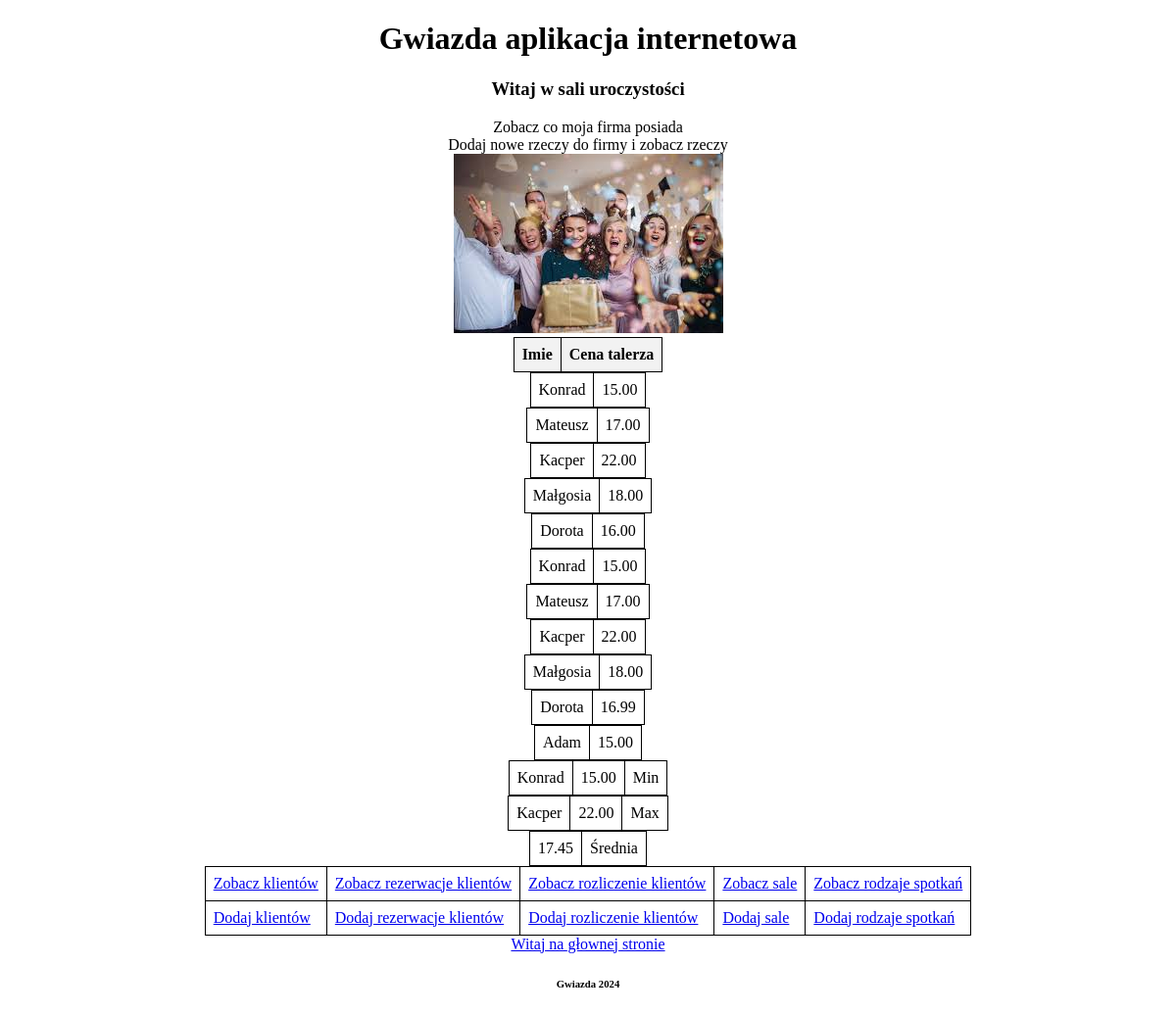
Screenshot of /L8_Gwiazda_31986_egz1_przyjecia/mainphpkg/seeklientkg.php with the database file from the repository.
### tables this page shows
CREATE TABLE `klientkg` (
  `klient_idkg` int(11) NOT NULL,
  `klient_nazwakg` varchar(70) NOT NULL,
  `cena_talerza` double(7,2) NOT NULL
);

### L8_Gwiazda_31986_egz1_przyjecia/dbworkkg/selectkg/selectklientakg.php (the view)
<?php $sql = "SELECT * FROM klientkg";
        $result = $conn->query($sql);
        if ($result->num_rows > 0) {
            while($row = $result->fetch_assoc()) {
                echo "<table>";
                echo "<tr>";
                echo "<td>" . htmlspecialchars($row["klient_nazwakg"]) . "</td>";
                echo "<td>" . htmlspecialchars($row["cena_talerza"]) . "</td>";
                echo "</tr>";
                echo "</table>";
            }
          } else {
            echo "0 results";
          }
?>
<?php $sql = "SELECT * FROM klientkg ORDER BY cena_talerza LIMIT 1";
        $result = $conn->query($sql);
        if ($result->num_rows > 0) {
            while($row = $result->fetch_assoc()) {
                echo "<table>";
                echo "<tr>";
                echo "<td>" . htmlspecialchars($row["klient_nazwakg"]) . "</td>";
                echo "<td>" . htmlspecialchars($row["cena_talerza"]) . "</td>";
                echo "<td>" . "Min" . "</td>";
                echo "</tr>";
                echo "</table>";
            }
          } else {
            echo "0 results";
          }
?>
          <?php $sql = "SELECT * FROM klientkg ORDER BY cena_talerza DESC LIMIT 1";
        $result = $conn->query($sql);
        if ($result->num_rows > 0) {
            while($row = $result->fetch_assoc()) {
                echo "<table>";
                echo "<tr>";
                echo "<td>" . htmlspecialchars($row["klient_nazwakg"]) . "</td>";
                echo "<td>" . htmlspecialchars($row["cena_talerza"]) . "</td>";
                echo "<td>" . "Max" . "</td>";
                echo "</tr>";
                echo "</table>";
            }
          } else {
            echo "0 results";
          }
?>
<?php $sql = "SELECT ROUND(AVG(cena_talerza), 2) AS medium FROM klientkg";
        $result = $conn->query($sql);
        if ($result->num_rows > 0) {
            while($row = $result->fetch_assoc()) {
                echo "<table>";
                echo "<tr>";
                echo "<td>" . htmlspecialchars($row["medium"]) . "</td>";
                echo "<td>" . "Średnia" . "</td>";
                echo "</tr>";
                echo "</table>";
            }
          } else {
            echo "0 results";
          }
          $conn->close();?>

### L8_Gwiazda_31986_egz1_przyjecia/mainphpkg/seeklientkg.php (shortened to what this page needs)
<!Doctype html>
<html lang = pl>
<head>
    <?php include '../mainincludekg/headPartHTMLkg.php'?>
</head>
<body>
    <header>
        <?php include '../mainincludekg/headerkg.php'?>
    </header>
    <article>
        <?php include '../mainincludekg/articlekg.php'?>
        <img src="..\imgkg\przyjecie.jpg" alt="image"><br>
        <?php include '../dbincludekg/dbkg.php'?>
        <table>
        <tr>
            <th>Imie</th>
            <th>Cena talerza</th>
        </tr>
        <?php include '../dbworkkg/selectkg/selectklientakg.php'?>
        </table>
        <?php include '../mainincludekg/navkg.php'?>
    </article>
    <footer>
        <?php include '../mainincludekg/footerkg.php'?>
    </footer>
</body>
</html>

### L8_Gwiazda_31986_egz1_przyjecia/mainincludekg/headPartHTMLkg.php
<?php
$headparthtml = '<title>Gwiazda Spotkania i przyjęcia</title>';
$headparthtml .= '<meta charset = "utf-8">';
$headparthtml .= '<link rel="stylesheet" href="../csskg/stylekg.css">';
echo $headparthtml;
?>

### L8_Gwiazda_31986_egz1_przyjecia/mainincludekg/headerkg.php
<?php
$header = '<h1>Gwiazda aplikacja internetowa</h1>';
$header .= '<h3>Witaj w sali uroczystości</h3>';
echo $header ?>

### L8_Gwiazda_31986_egz1_przyjecia/mainincludekg/articlekg.php
<?php
$article = 'Zobacz co moja firma posiada<br>';
$article .= 'Dodaj nowe rzeczy do firmy i zobacz rzeczy<br>';
echo $article;?>

### L8_Gwiazda_31986_egz1_przyjecia/mainincludekg/navkg.php
<?php
$select = '<table>
<tr>
    <td><a href= "seeklientkg.php">Zobacz klientów</td>
    <td><a href= "seerezerwacjekg.php">Zobacz rezerwacje klientów</td>
    <td><a href= "seerozliczeniekg.php">Zobacz rozliczenie klientów</td>
    <td><a href= "seesalekg.php">Zobacz sale</td>
    <td><a href= "seerodzaj_spotkaniakg.php">Zobacz rodzaje spotkań</td>
</tr>
<tr>
    <td><a href= "addklientkg.php">Dodaj klientów</td>
    <td><a href= "addrezerwacjekg.php">Dodaj rezerwacje klientów</td>
    <td><a href= "addrozliczeniekg.php">Dodaj rozliczenie klientów</td>
    <td><a href= "addsalekg.php">Dodaj sale</td>
    <td><a href= "addrodzaj_spotkaniakg.php">Dodaj rodzaje spotkań</td>
</tr>
</table>';
echo $select?>

### L8_Gwiazda_31986_egz1_przyjecia/mainincludekg/footerkg.php
<?php
$footer = '<a href="../mainphpkg/startkg.php">Witaj na głownej stronie</a>';
$footer .= '<h6>Gwiazda 2024</h6>';
echo $footer;
?>

### L8_Gwiazda_31986_egz1_przyjecia/csskg/stylekg.css (style rules this page uses)
body { text-align: center; }
table, tr, td { text-align: center; margin-left: auto; margin-right: auto; }
td, tr, th { border: 1px solid black; padding: 8px; text-align: left; }
table { border-collapse: collapse; }
th, td { border: 1px solid black; padding: 8px; text-align: left; }
th { background-color: #f2f2f2; }

### rows the page displays
klientkg: klient_nazwakg "Konrad", cena_talerza "15.00"
klientkg: klient_nazwakg "Mateusz", cena_talerza "17.00"
klientkg: klient_nazwakg "Kacper", cena_talerza "22.00"
klientkg: klient_nazwakg "Małgosia", cena_talerza "18.00"
klientkg: klient_nazwakg "Dorota", cena_talerza "16.00"
klientkg: klient_nazwakg "Konrad", cena_talerza "15.00"
klientkg: klient_nazwakg "Mateusz", cena_talerza "17.00"
klientkg: klient_nazwakg "Kacper", cena_talerza "22.00"
klientkg: klient_nazwakg "Małgosia", cena_talerza "18.00"
klientkg: klient_nazwakg "Dorota", cena_talerza "16.99"
klientkg: klient_nazwakg "Adam", cena_talerza "15.00"

### other values shown
$row["medium"] "17.45"
